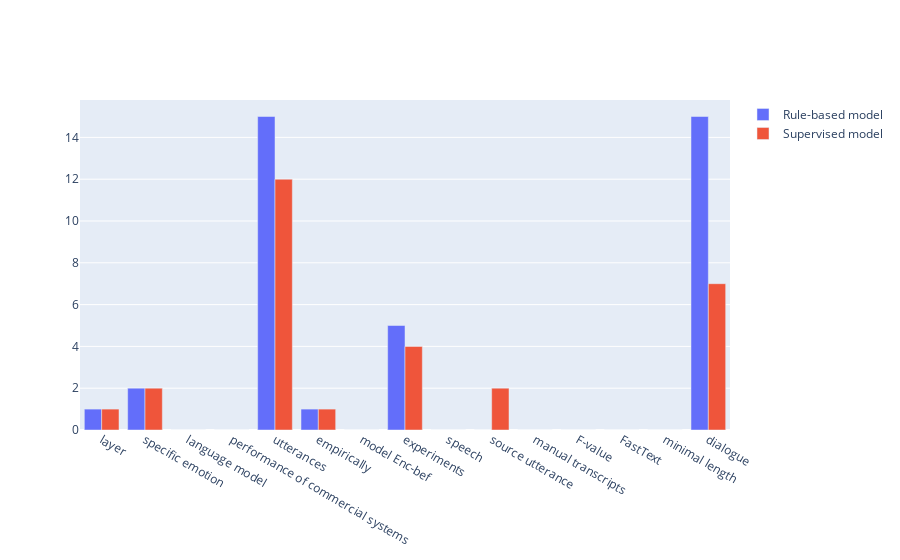

Here is the notebook cell this chart was saved with:
### Markdown cell above
#### Showing some differences on the results given by the two systems

### Code cell
import plotly.graph_objects as go
import random

terms = [random.choice(list(test_true.pilot.values)) for i in range(14)]
terms.append('dialogue')
fig = go.Figure(data=[
    go.Bar(name='Rule-based model', x=terms, y=[RB_results[term] for term in terms]),
    go.Bar(name='Supervised model', x=terms, y=[NN_results[term] for term in terms]),

])

fig.update_layout(barmode='group')
fig.show()

### Figure 1 — Plotly figure (JSON) as saved in the notebook; plotly's stock layout.template omitted (floating-point values rounded to 4 significant figures)
{"data": [{"name": "Rule-based model", "type": "bar", "x": ["layer", "specific emotion", "language model", "performance of commercial systems", "utterances", "empirically", "model Enc-bef", "experiments", "speech", "source utterance", "manual transcripts", "F-value", "FastText", "minimal length", "dialogue"], "y": [1, 2, 0, 0, 15, 1, 0, 5, 0, 0, 0, 0, 0, 0, 15]}, {"name": "Supervised model", "type": "bar", "x": ["layer", "specific emotion", "language model", "performance of commercial systems", "utterances", "empirically", "model Enc-bef", "experiments", "speech", "source utterance", "manual transcripts", "F-value", "FastText", "minimal length", "dialogue"], "y": [1, 2, 0, 0, 12, 1, 0, 4, 0, 2, 0, 0, 0, 0, 7]}], "layout": {"barmode": "group"}}
